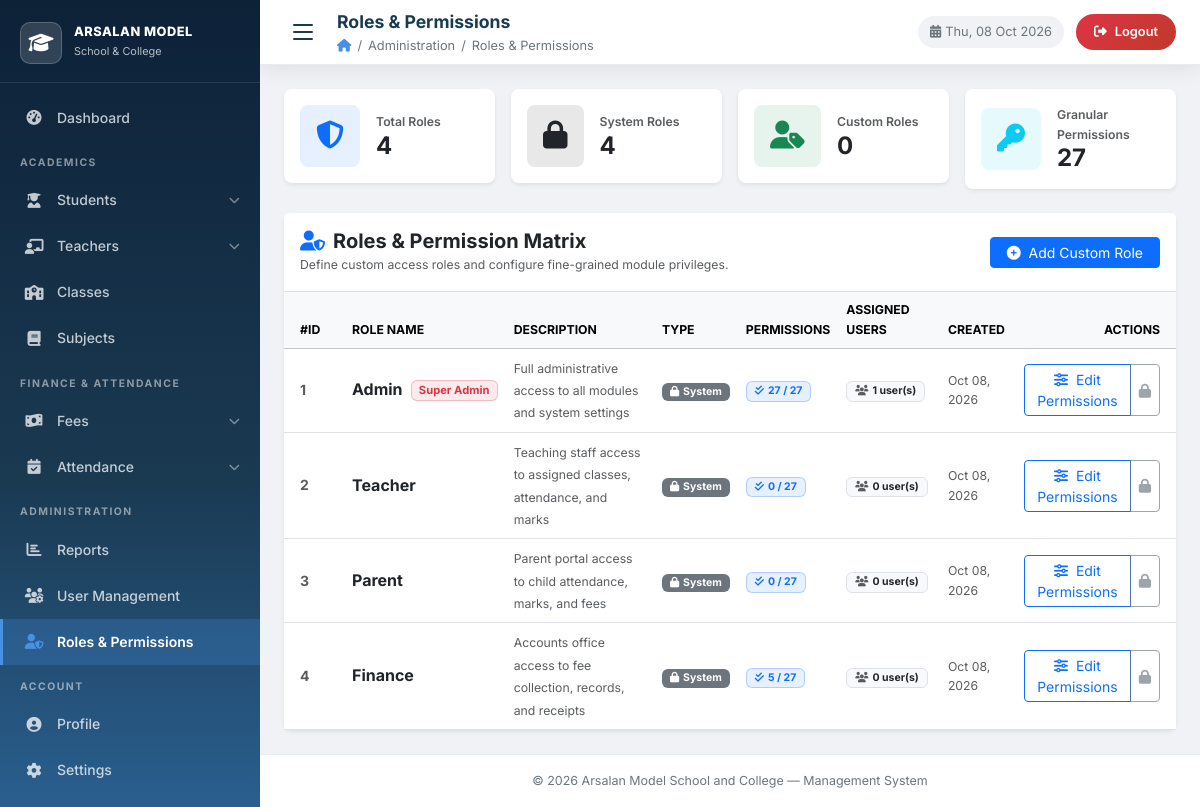
Page /admin/roles.php (signed in) on the committed database.
### tables this page shows
CREATE TABLE `roles` (
    `id`             INT          NOT NULL AUTO_INCREMENT,
    `name`           VARCHAR(100) NOT NULL,
    `description`    VARCHAR(255) NULL DEFAULT NULL,
    `is_system_role` TINYINT(1)   NOT NULL DEFAULT 0,
    `created_at`     TIMESTAMP    NOT NULL DEFAULT CURRENT_TIMESTAMP,
    PRIMARY KEY (`id`),
    UNIQUE KEY `uq_role_name` (`name`)
);

### database.php (called while the page is built, shortened)
<?php
function get_db(): mysqli {
    static $conn = null;
    if ($conn === null) {
        try {
            $conn = new mysqli(DB_HOST, DB_USER, DB_PASS, DB_NAME);
            $conn->set_charset(DB_CHARSET);
        } catch (mysqli_sql_exception $e) {
            error_log('Database connection failed: ' . $e->getMessage());
            die('<div style="font-family:sans-serif;color:#c0392b;padding:30px;text-align:center;">
                <h2>&#9888; Database Connection Error</h2>
                <p>Could not connect to MySQL. Please ensure XAMPP is running and run <strong>setup.sql</strong> first.</p>
                <p><small>' . htmlspecialchars($e->getMessage(), ENT_QUOTES) . '</small></p>
                </div>');
        }
    }
    return $conn;
}
function normalize_db_args(string|array $arg2 = '', string|array $arg3 = []): array {
    if (is_array($arg2)) {
        $params = $arg2;
        $types  = is_string($arg3) ? $arg3 : '';
    } else {
        $types  = (string)$arg2;
        $params = is_array($arg3) ? $arg3 : [];
    }
    return [$types, $params];
}
function db_query(string $sql, $types = '', $params = []): mysqli_stmt {
    [$actual_types, $actual_params] = normalize_db_args($types, $params);
    $conn = get_db();
    $stmt = $conn->prepare($sql);
    $stmt->execute();
    return $stmt;
}
function db_fetch_all(string $sql, $types = '', $params = []): array {
    $stmt = db_query($sql, $types, $params);
    $rows = $stmt->get_result()->fetch_all(MYSQLI_ASSOC);
    return $rows;
}
function h(mixed $val): string {
    return htmlspecialchars((string)($val ?? ''), ENT_QUOTES, 'UTF-8');
}

### admin/roles.php (the view, shortened to what this page needs)
<?php
require_once __DIR__ . '/../database.php';
$all_permissions = db_fetch_all("SELECT * FROM permissions ORDER BY module ASC, id ASC");
$roles = db_fetch_all("SELECT * FROM roles ORDER BY is_system_role DESC, id ASC");
$rp_raw = db_fetch_all(
    "SELECT rp.role_id, rp.permission_id, p.module, p.action, p.label
     FROM role_permissions rp
     JOIN permissions p ON rp.permission_id = p.id
     ORDER BY p.module ASC, p.id ASC"
);
$role_perms = [];
foreach ($rp_raw as $r) {
    $role_perms[$r['role_id']][] = (int)$r['permission_id'];
}
$user_counts_raw = db_fetch_all("SELECT role_id, COUNT(*) AS total FROM users WHERE role_id IS NOT NULL GROUP BY role_id");
$user_counts = [];
foreach ($user_counts_raw as $uc) {
    $user_counts[(int)$uc['role_id']] = (int)$uc['total'];
}
$total_roles_count  = count($roles);
$system_roles_count = count(array_filter($roles, fn($r) => (int)$r['is_system_role'] === 1));
$custom_roles_count = $total_roles_count - $system_roles_count;
$total_perms_count  = count($all_permissions);
include_once __DIR__ . '/../layout.php';
?>
<div class="container-fluid px-0">
    <div class="row g-3 mb-4">
        <div class="col-sm-6 col-xl-3">
            <div class="card shadow-sm border-0 rounded-3">
                <div class="card-body d-flex align-items-center">
                    <div class="rounded-3 bg-primary bg-opacity-10 text-primary p-3 me-3">
                        <i class="fas fa-shield-alt fa-2x"></i>
                    </div>
                    <div>
                        <div class="text-muted small fw-semibold">Total Roles</div>
                        <h4 class="mb-0 fw-bold"><?= $total_roles_count ?></h4>
                    </div>
                </div>
            </div>
        </div>
        <div class="col-sm-6 col-xl-3">
            <div class="card shadow-sm border-0 rounded-3">
                <div class="card-body d-flex align-items-center">
                    <div class="rounded-3 bg-dark bg-opacity-10 text-dark p-3 me-3">
                        <i class="fas fa-lock fa-2x"></i>
                    </div>
                    <div>
                        <div class="text-muted small fw-semibold">System Roles</div>
                        <h4 class="mb-0 fw-bold"><?= $system_roles_count ?></h4>
                    </div>
                </div>
            </div>
        </div>
        <div class="col-sm-6 col-xl-3">
            <div class="card shadow-sm border-0 rounded-3">
                <div class="card-body d-flex align-items-center">
                    <div class="rounded-3 bg-success bg-opacity-10 text-success p-3 me-3">
                        <i class="fas fa-user-tag fa-2x"></i>
                    </div>
                    <div>
                        <div class="text-muted small fw-semibold">Custom Roles</div>
                        <h4 class="mb-0 fw-bold"><?= $custom_roles_count ?></h4>
                    </div>
                </div>
            </div>
        </div>
        <div class="col-sm-6 col-xl-3">
            <div class="card shadow-sm border-0 rounded-3">
                <div class="card-body d-flex align-items-center">
                    <div class="rounded-3 bg-info bg-opacity-10 text-info p-3 me-3">
                        <i class="fas fa-key fa-2x"></i>
                    </div>
                    <div>
                        <div class="text-muted small fw-semibold">Granular Permissions</div>
                        <h4 class="mb-0 fw-bold"><?= $total_perms_count ?></h4>
                    </div>
                </div>
            </div>
        </div>
    </div>
    <div class="card shadow-sm border-0 rounded-3">
        <div class="card-header bg-white border-bottom py-3 d-flex justify-content-between align-items-center flex-wrap gap-2">
            <div>
                <h5 class="card-title mb-0 fw-bold text-dark">
                    <i class="fas fa-user-shield text-primary me-2"></i>Roles &amp; Permission Matrix
                </h5>
                <small class="text-muted">Define custom access roles and configure fine-grained module privileges.</small>
            </div>
            <div>
                <button type="button" class="btn btn-primary btn-sm px-3" data-bs-toggle="modal" data-bs-target="#addRoleModal">
                    <i class="fas fa-plus-circle me-1"></i> Add Custom Role
                </button>
            </div>
        </div>
        <div class="card-body p-0">
            <div class="table-responsive">
                <table class="table table-hover align-middle mb-0">
                    <thead class="table-light text-muted small text-uppercase">
                        <tr>
                            <th class="ps-3" style="width: 60px;">#ID</th>
                            <th>Role Name</th>
                            <th>Description</th>
                            <th>Type</th>
                            <th>Permissions</th>
                            <th>Assigned Users</th>
                            <th>Created</th>
                            <th class="text-end pe-3">Actions</th>
                        </tr>
                    </thead>
                    <tbody>
                    <?php foreach ($roles as $r): ?>
                        <?php
                        $rid = (int)$r['id'];
                        $is_sys = (int)$r['is_system_role'] === 1;
                        $assigned_pids = $role_perms[$rid] ?? [];
                        $assigned_count = count($assigned_pids);
                        $assigned_users = $user_counts[$rid] ?? 0;
                        ?>
                        <tr>
                            <td class="ps-3 fw-bold text-muted"><?= $rid ?></td>
                            <td>
                                <div class="fw-bold text-dark fs-6 d-flex align-items-center gap-2">
                                    <span><?= h($r['name']) ?></span>
                                    <?php if ($r['name'] === 'Admin'): ?>
                                        <span class="badge bg-danger bg-opacity-10 text-danger border border-danger border-opacity-25" style="font-size: 0.7rem;">Super Admin</span>
                                    <?php endif; ?>
                                </div>
                            </td>
                            <td>
                                <span class="text-muted small"><?= h($r['description'] ?: '—') ?></span>
                            </td>
                            <td>
                                <?php if ($is_sys): ?>
                                    <span class="badge bg-secondary px-2 py-1"><i class="fas fa-lock me-1"></i>System</span>
                                <?php else: ?>
                                    <span class="badge bg-success bg-opacity-10 text-success border border-success border-opacity-25 px-2 py-1"><i class="fas fa-user-edit me-1"></i>Custom</span>
                                <?php endif; ?>
                            </td>
                            <td>
                                <span class="badge bg-primary bg-opacity-10 text-primary border border-primary border-opacity-25 px-2 py-1">
                                    <i class="fas fa-check-double me-1"></i><?= $assigned_count ?> / <?= $total_perms_count ?>
                                </span>
                            </td>
                            <td>
                                <span class="badge bg-light text-dark border px-2 py-1">
                                    <i class="fas fa-users text-muted me-1"></i><?= $assigned_users ?> user(s)
                                </span>
                            </td>
                            <td class="small text-muted">
                                <?= date('M d, Y', strtotime($r['created_at'])) ?>
                            </td>
                            <td class="text-end pe-3">
                                <div class="btn-group btn-group-sm">
                                    <button type="button" class="btn btn-outline-primary"
                                            title="Configure Role & Permissions"
                                            onclick="openEditRoleModal(<?= htmlspecialchars(json_encode([
                                                'id' => $rid,
                                                'name' => $r['name'],
                                                'description' => $r['description'] ?? '',
                                                'is_system' => $is_sys,
                                                'perm_ids' => $assigned_pids
                                            ]), ENT_QUOTES, 'UTF-8') ?>)">
                                        <i class="fas fa-sliders-h me-1"></i> Edit Permissions
                                    </button>
                                    <?php if (!$is_sys): ?>
                                        <button type="button" class="btn btn-outline-danger btn-delete-role"
                                                title="<?= $assigned_users > 0 ? 'Click to view blocked deletion reason' : 'Delete Custom Role' ?>"
                                                data-role-id="<?= $rid ?>"
                                                data-role-name="<?= h($r['name']) ?>"
                                                data-user-count="<?= $assigned_users ?>"
                                                onclick="handleDeleteRoleClick(<?= $rid ?>, '<?= h(addslashes($r['name'])) ?>', <?= $assigned_users ?>)">
                                            <i class="fas fa-trash-alt"></i>
                                        </button>
                                    <?php else: ?>
                                        <button type="button" class="btn btn-outline-secondary disabled" title="System roles cannot be deleted" disabled>
                                            <i class="fas fa-lock"></i>
                                        </button>
                                    <?php endif; ?>
                                </div>
                            </td>
                        </tr>
                    <?php endforeach; ?>
                    </tbody>
                </table>
            </div>
        </div>
    </div>
</div>
<?php
include_once __DIR__ . '/../layout_end.php';
?>

### css/style.css (style rules this page uses)
:root { --primary: #1a3a52; --primary-dark: #0d2137; --primary-light: #2a5f8f; --accent: #4a90e2; --accent-hover: #357abd; --success: #28a745; --warning: #ffc107; --danger: #dc3545; --info: #17a2b8; --white: #ffffff; --gray-50: #f8f9fa; --gray-100: #f0f2f5; --gray-200: #e9ecef; --gray-300: #dee2e6; --gray-500: #6c757d; --gray-700: #495057; --gray-900: #212529; --sidebar-w: 260px; --topbar-h: 65px; --radius: 12px; --radius-sm: 8px; --shadow: 0 4px 20px rgba(0,0,0,0.08); --shadow-md: 0 8px 30px rgba(0,0,0,0.12); --transition: all .25s ease; }
*, *::before, *::after { box-sizing: border-box; margin: 0; padding: 0; }
html { scroll-behavior: smooth; }
body { font-family: 'Inter', 'Segoe UI', Arial, sans-serif; font-size: 14px; color: var(--gray-900); background: var(--gray-100); line-height: 1.6; -webkit-font-smoothing: antialiased; }

### rows in the picture
roles: id "1", name "Admin", shows "Super Admin", description "Full administrative access to all modules and system settings", is_system_role 1 (drawn), id "27", created_at "Oct 08, 2026"
roles: id "2", name "Teacher", description "Teaching staff access to assigned classes, attendance, and marks", is_system_role 1 (drawn), id "0", created_at "Oct 08, 2026"
roles: id "3", name "Parent", description "Parent portal access to child attendance, marks, and fees", is_system_role 1 (drawn), id "0", created_at "Oct 08, 2026"
roles: id "4", name "Finance", description "Accounts office access to fee collection, records, and receipts", is_system_role 1 (drawn), id "5", id "0", created_at "Oct 08, 2026"

### other values in the picture
$page_title "Roles & Permissions"
$bc "Administration"
$bc "Roles & Permissions"
$total_roles_count "4"
$system_roles_count "4"
$custom_roles_count "0"
$total_perms_count "27"
APP_NAME "Arsalan Model School and College"
